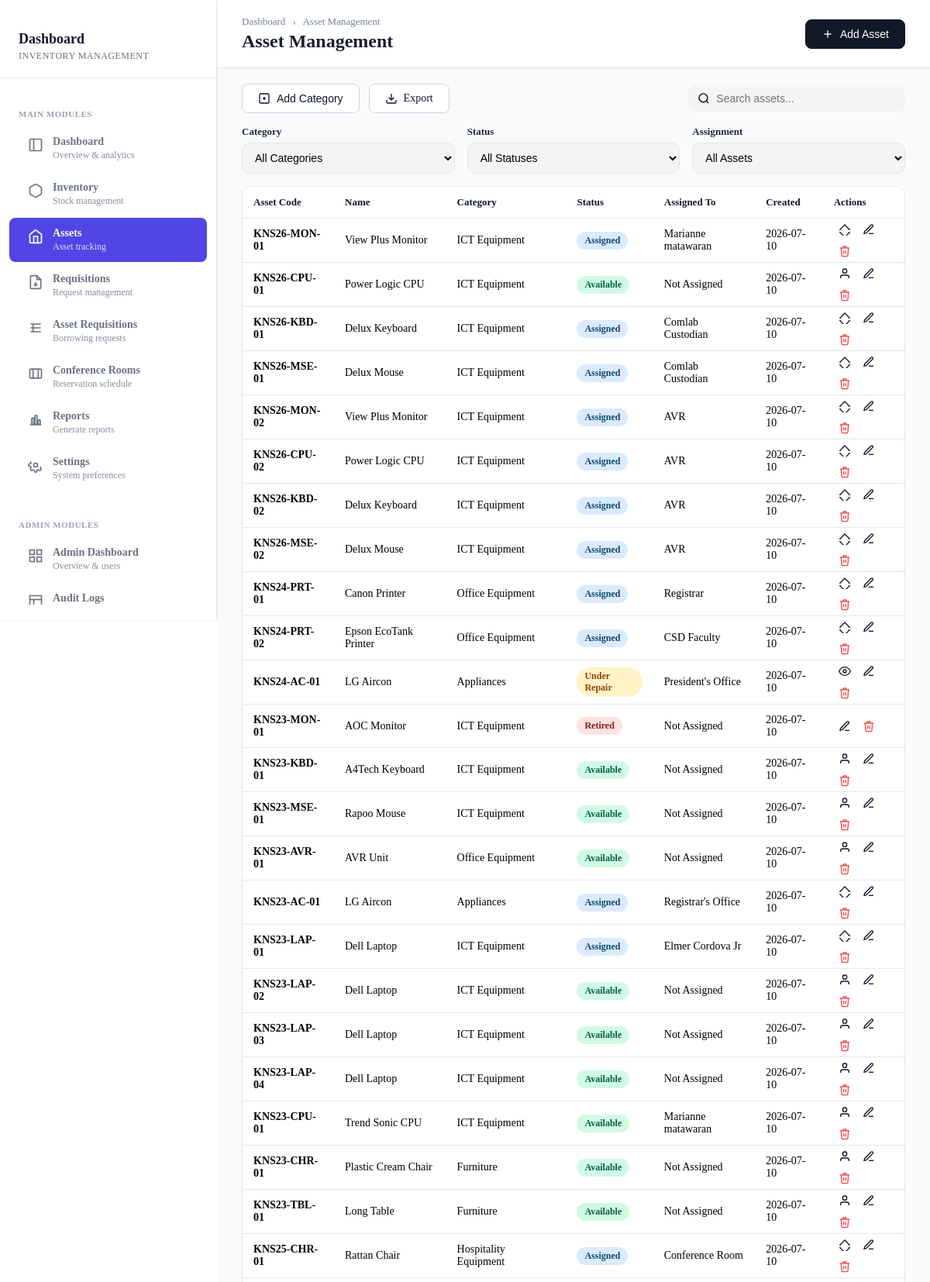
Page /inventorymanagement/assets/ (signed in, upper part) on the earlier database version.
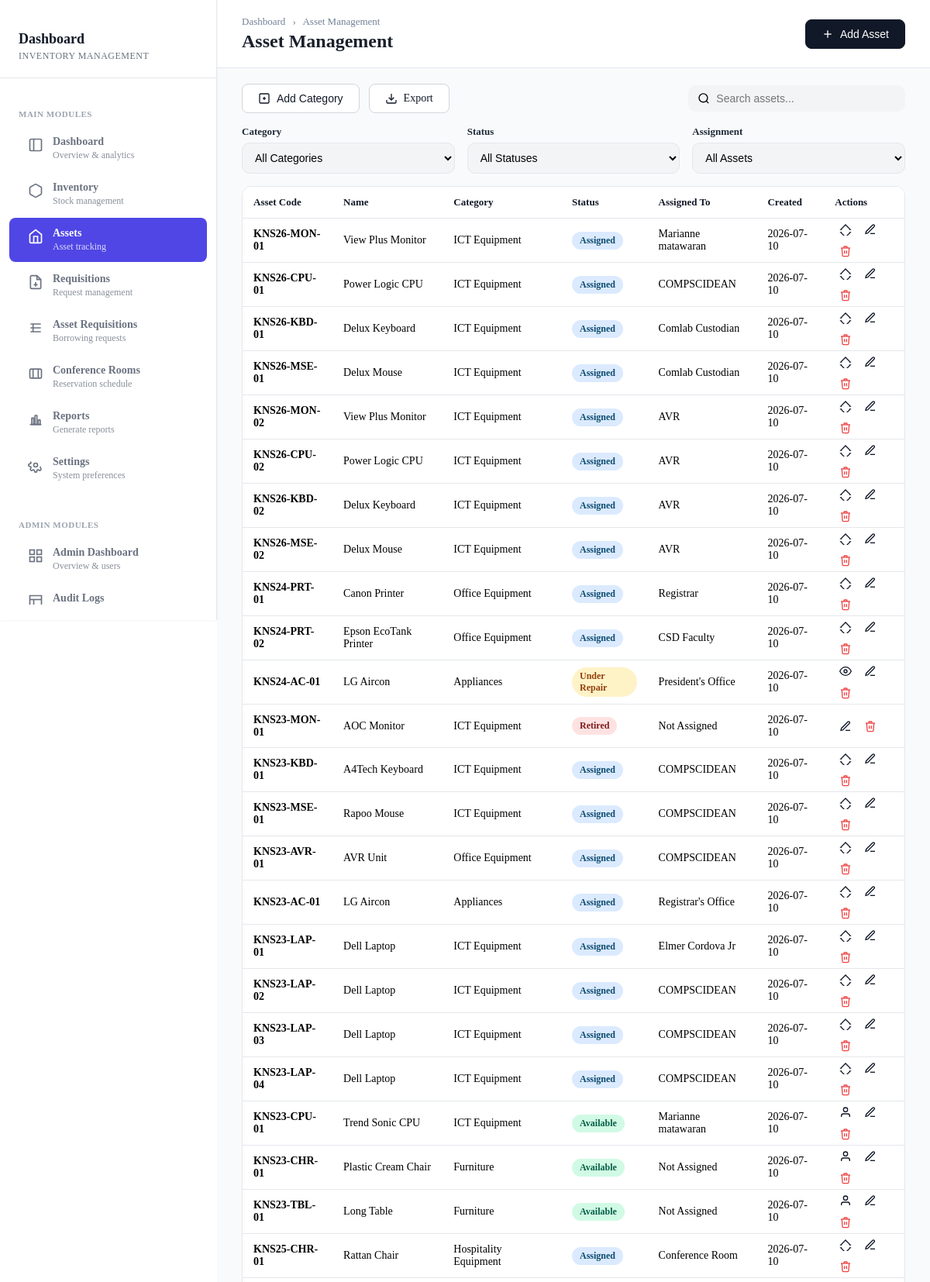
Same page on the later database version.
### inventorymanagement/models.py (models this page shows, shortened)
class Asset(models.Model):
    ASSET_STATUS = [
        ('AVAILABLE', 'Available'),
        ('ASSIGNED', 'Assigned'),
        ('UNDER_REPAIR', 'Under Repair'),
        ('RETIRED', 'Retired'),
    ]
    id = models.UUIDField(primary_key=True, default=uuid.uuid4, editable=False)
    asset_code = models.CharField(max_length=50, unique=True)
    name = models.CharField(max_length=150)
    category = models.ForeignKey(
        AssetCategory,
        on_delete=models.PROTECT,
        related_name="assets"
    )
    description = models.TextField(blank=True)
    status = models.CharField(max_length=20, choices=ASSET_STATUS, default='AVAILABLE')
    created_at = models.DateTimeField(auto_now_add=True)

class AssetCategory(models.Model):
    id = models.UUIDField(primary_key=True, default=uuid.uuid4, editable=False)
    name = models.CharField(max_length=100, unique=True)

class AssetAssignment(models.Model):
    id = models.UUIDField(primary_key=True, default=uuid.uuid4, editable=False)
    asset = models.ForeignKey(
        Asset,
        on_delete=models.CASCADE,
        related_name="assignments"
    )
    assigned_to = models.ForeignKey(
        settings.AUTH_USER_MODEL,
        on_delete=models.SET_NULL,
        null=True,
        blank=True
    )
    assigned_to_name = models.CharField(max_length=200, blank=True)
    assigned_at = models.DateTimeField(auto_now_add=True)
    returned_at = models.DateTimeField(blank=True, null=True)
    remarks = models.TextField(blank=True)
    def get_assigned_to_display(self):
        if self.assigned_to_name:
            return self.assigned_to_name
        if self.assigned_to:
            return self.assigned_to.get_full_name() or self.assigned_to.username
        return 'Not Assigned'

### inventorymanagement/views.py (the view)
# urls.py: path('assets/', views.assets, name='assets'),
@login_required
@require_system_access
def assets(request):
    if not _is_inventory_admin(request):
        return _handle_non_admin_access(request)
    current_system = request.current_system
    systems = request.session.get('accessible_systems', [])
    search_query = request.GET.get('search', '').strip()
    status_filter = request.GET.get('status', '').strip()
    category_filter = request.GET.get('category', '').strip()
    assignment_filter = request.GET.get('assignment', '').strip()
    assets_queryset = Asset.objects.select_related('category').prefetch_related('assignments')
    if search_query:
        assets_queryset = assets_queryset.filter(
            Q(asset_code__icontains=search_query) |
            Q(name__icontains=search_query) |
            Q(category__name__icontains=search_query)
        )
    if status_filter:
        assets_queryset = assets_queryset.filter(status=status_filter)
    if category_filter:
        assets_queryset = assets_queryset.filter(category__id=category_filter)
    all_count = Asset.objects.count()
    available_count = Asset.objects.filter(status='AVAILABLE').count()
    assigned_count = Asset.objects.filter(status='ASSIGNED').count()
    repair_count = Asset.objects.filter(status='UNDER_REPAIR').count()
    retired_count = Asset.objects.filter(status='RETIRED').count()
    assets_with_assignment = []
    for asset in assets_queryset:
        latest_assignment = asset.assignments.filter(returned_at__isnull=True).first()
        assigned_to = latest_assignment.assigned_to if latest_assignment else None
        assigned_to_display = latest_assignment.get_assigned_to_display() if latest_assignment else 'Not Assigned'
        if assignment_filter == 'assigned' and not assigned_to:
            continue
        elif assignment_filter == 'unassigned' and assigned_to:
            continue
        assets_with_assignment.append({
            'asset': asset,
            'assigned_to': assigned_to,
            'assigned_to_display': assigned_to_display,
        })
    if request.headers.get('X-Requested-With') == 'XMLHttpRequest':
        return render(request, 'inventorymanagement/partials/_assets_table.html', {
            'assets_data': assets_with_assignment,
        })
    return render(request, 'inventorymanagement/pages/assets.html', {
        'assets_data': assets_with_assignment,
        'systems': systems,
        'is_admin': _is_inventory_admin(request),
        'current_system': current_system,
        'search_query': search_query,
        'status_filter': status_filter,
        'category_filter': category_filter,
        'assignment_filter': assignment_filter,
        'all_count': all_count,
        'available_count': available_count,
        'assigned_count': assigned_count,
        'repair_count': repair_count,
        'retired_count': retired_count,
    })

### core/models.py (called while the page is built)
    @property
    def first_name(self):
        return decrypt(self._first_name) if self._first_name else ''

    @property
    def middle_name(self):
        return decrypt(self._middle_name) if self._middle_name else ''

    @property
    def last_name(self):
        return decrypt(self._last_name) if self._last_name else ''

### core/utils/encryption.py (called while the page is built)
def decrypt(value: str) -> str:
    if not value:
        return ""
    try:
        return fernet.decrypt(value.encode()).decode()
    except InvalidToken:
        return value

### inventorymanagement/views.py (called while the page is built)
def _is_inventory_admin(request):
    current_system = getattr(request, 'current_system', None) or request.session.get('current_system', 'inventorymanagement')
    if request.user.is_superuser:
        return True
    return SystemMembership.objects.filter(
        user=request.user,
        system_name=current_system,
        system_role__in=['admin', 'superadmin']
    ).exists()

### inventorymanagement/templates/inventorymanagement/pages/assets.html (shortened to what this page needs)
{% extends 'inventorymanagement/base.html' %}
{% load static %}
{% block extra_head %}
<link rel="stylesheet" href="{% static 'inventorymanagement/css/pages/assets.css' %}">
<link rel="stylesheet" href="{% static 'inventorymanagement/css/modals/assets_modals.css' %}">
{% endblock %}
{% block content %}
<main class="main-content">
	<div class="top-bar">
		<div class="page-header">
			<div class="breadcrumb">Dashboard <span class="breadcrumb-sep">›</span> Asset Management</div>
			<h1>Asset Management</h1>
		</div>
		{% if is_admin %}
		<div class="top-actions">
			<button class="btn btn-primary" onclick="openAddAssetModal()">
				<svg width="16" height="16" viewBox="0 0 24 24" fill="none" stroke="currentColor" stroke-width="2">
					<line x1="12" y1="5" x2="12" y2="19"></line>
					<line x1="5" y1="12" x2="19" y2="12"></line>
				</svg>
				Add Asset
			</button>
		</div>
		{% endif %}
	</div>
	<div class="content-wrap">
		<div class="toolbar">
			<div class="toolbar-actions">
				{% if is_admin %}
				<button class="btn btn-secondary" onclick="openAddAssetCategoryModal()">
					<svg width="16" height="16" viewBox="0 0 24 24" fill="none" stroke="currentColor" stroke-width="2">
						<rect x="3" y="3" width="18" height="18" rx="2"></rect>
						<path d="M9 12h6"></path>
						<path d="M12 9v6"></path>
					</svg>
					Add Category
				</button>
				<a href="{% url 'inventorymanagement:export_assets' %}" class="btn btn-secondary">
					<svg width="16" height="16" viewBox="0 0 24 24" fill="none" stroke="currentColor" stroke-width="2">
						<path d="M21 15v4a2 2 0 0 1-2 2H5a2 2 0 0 1-2-2v-4"></path>
						<polyline points="7 10 12 15 17 10"></polyline>
						<line x1="12" y1="15" x2="12" y2="3"></line>
					</svg>
					Export
				</a>
				{% endif %}
			</div>
			<div class="toolbar-search">
				<form class="search-box" method="get" action="{{ request.path }}">
					<svg width="18" height="18" viewBox="0 0 24 24" fill="none" stroke="currentColor" stroke-width="2">
						<circle cx="11" cy="11" r="8"></circle>
						<path d="M21 21l-4.35-4.35"></path>
					</svg>
					<input
						type="text"
						name="search"
						placeholder="Search assets..."
						value="{{ search_query|default:'' }}"
					/>
				</form>
			</div>
		</div>
		<div class="filters">
			<div class="filter-item">
				<label>Category</label>
				<select class="filter-select" id="categoryFilter" onchange="applyAssetFilters()">
					<option value="">All Categories</option>
				</select>
			</div>
			<div class="filter-item">
				<label>Status</label>
				<select class="filter-select" id="statusFilter" onchange="applyAssetFilters()">
					<option value="">All Statuses</option>
				</select>
			</div>
			<div class="filter-item">
				<label>Assignment</label>
				<select class="filter-select" id="assignmentFilter" onchange="applyAssetFilters()">
					<option value="">All Assets</option>
				</select>
			</div>
		</div>
		{% include 'inventorymanagement/partials/_assets_table.html' %}
	</div>
</main>
{% endblock %}

### inventorymanagement/templates/inventorymanagement/partials/_assets_table.html (shortened to what this page needs)
<div class="table-card">
	<table class="inventory-table">
		<thead>
			<tr>
				<th>Asset Code</th>
				<th>Name</th>
				<th>Category</th>
				<th>Status</th>
				<th>Assigned To</th>
				<th>Created</th>
				<th>Actions</th>
			</tr>
		</thead>
		<tbody>
			{% if assets_data %}
				{% for item in assets_data %}
				<tr>
					<td><strong>{{ item.asset.asset_code }}</strong></td>
					<td>{{ item.asset.name }}</td>
					<td>{{ item.asset.category.name }}</td>
					<td>
						<span class="status-pill {% if item.asset.status == 'AVAILABLE' %}available{% elif item.asset.status == 'ASSIGNED' %}assigned{% elif item.asset.status == 'UNDER_REPAIR' %}repair{% else %}retired{% endif %}">
							{{ item.asset.get_status_display }}
						</span>
					</td>
					<td>
						{% if item.assigned_to_display %}
							{{ item.assigned_to_display }}
						{% else %}
							Not Assigned
						{% endif %}
					</td>
					<td>{{ item.asset.created_at|date:"Y-m-d" }}</td>
					<td class="actions">
						{% if is_admin and item.asset.status == 'AVAILABLE' %}
						<button class="icon-btn" title="Assign" onclick="openAssignAssetModal('{{ item.asset.id }}')">
							<svg width="16" height="16" viewBox="0 0 24 24" fill="none" stroke="currentColor" stroke-width="2">
								<path d="M20 21v-2a4 4 0 0 0-4-4H8a4 4 0 0 0-4 4v2"></path>
								<circle cx="12" cy="7" r="4"></circle>
								<path d="M12 12h0"></path>
							</svg>
						</button>
						{% elif is_admin and item.asset.status == 'ASSIGNED' %}
						<button class="icon-btn" title="Return" onclick="returnAsset('{{ item.asset.id }}')">
							<svg width="16" height="16" viewBox="0 0 24 24" fill="none" stroke="currentColor" stroke-width="2">
								<polyline points="5 12 3 12 12 3 21 12 19 12"></polyline>
								<polyline points="19 18 21 18 12 27 3 18 5 18"></polyline>
							</svg>
						</button>
						{% elif item.asset.status == 'UNDER_REPAIR' %}
						<a href="{% url 'inventorymanagement:asset_detail' item.asset.id %}" class="icon-btn" title="View Details">
							<svg width="16" height="16" viewBox="0 0 24 24" fill="none" stroke="currentColor" stroke-width="2">
								<path d="M1 12s4-8 11-8 11 8 11 8-4 8-11 8-11-8-11-8z"></path>
								<circle cx="12" cy="12" r="3"></circle>
							</svg>
						</a>
						{% endif %}
						{% if is_admin %}
						<button class="icon-btn" title="Edit" onclick="openEditAssetModal('{{ item.asset.id }}', '{{ item.asset.asset_code }}', '{{ item.asset.name }}', '{{ item.asset.category.id }}', '{{ item.asset.status }}', '{{ item.asset.description|escapejs }}')">
							<svg width="16" height="16" viewBox="0 0 24 24" fill="none" stroke="currentColor" stroke-width="2">
								<path d="M12 20h9"></path>
								<path d="M16.5 3.5a2.121 2.121 0 0 1 3 3L7 19l-4 1 1-4 12.5-12.5z"></path>
							</svg>
						</button>
						<button class="icon-btn danger" title="Delete" onclick="openDeleteAssetModal('{{ item.asset.id }}', '{{ item.asset.asset_code }}')">
							<svg width="16" height="16" viewBox="0 0 24 24" fill="none" stroke="currentColor" stroke-width="2">
								<polyline points="3 6 5 6 21 6"></polyline>
								<path d="M19 6l-1 14a2 2 0 0 1-2 2H8a2 2 0 0 1-2-2L5 6"></path>
								<path d="M10 11v6"></path>
								<path d="M14 11v6"></path>
								<path d="M9 6V4a1 1 0 0 1 1-1h4a1 1 0 0 1 1 1v2"></path>
							</svg>
						</button>
						{% endif %}
					</td>
				</tr>
				{% endfor %}
			{% else %}
				<tr>
					<td colspan="7" style="text-align: center; padding: 2rem;">
						No assets found
					</td>
				</tr>
			{% endif %}
		</tbody>
	</table>
</div>

Differences in the rows shown:
changed Asset "KNS26-CPU-01": status "AVAILABLE" → "ASSIGNED" (drawn); asset.status "Available" → "Assigned"; assigned_to_display "Not Assigned" → "COMPSCIDEAN"
changed Asset "KNS23-KBD-01": status "AVAILABLE" → "ASSIGNED" (drawn); asset.status "Available" → "Assigned"; assigned_to_display "Not Assigned" → "COMPSCIDEAN"
changed Asset "KNS23-MSE-01": status "AVAILABLE" → "ASSIGNED" (drawn); asset.status "Available" → "Assigned"; assigned_to_display "Not Assigned" → "COMPSCIDEAN"
changed Asset "KNS23-AVR-01": status "AVAILABLE" → "ASSIGNED" (drawn); asset.status "Available" → "Assigned"; assigned_to_display "Not Assigned" → "COMPSCIDEAN"
changed Asset "KNS23-LAP-02": status "AVAILABLE" → "ASSIGNED" (drawn); asset.status "Available" → "Assigned"; assigned_to_display "Not Assigned" → "COMPSCIDEAN"
changed Asset "KNS23-LAP-03": status "AVAILABLE" → "ASSIGNED" (drawn); asset.status "Available" → "Assigned"; assigned_to_display "Not Assigned" → "COMPSCIDEAN"
changed Asset "KNS23-LAP-04": status "AVAILABLE" → "ASSIGNED" (drawn); asset.status "Available" → "Assigned"; assigned_to_display "Not Assigned" → "COMPSCIDEAN"
